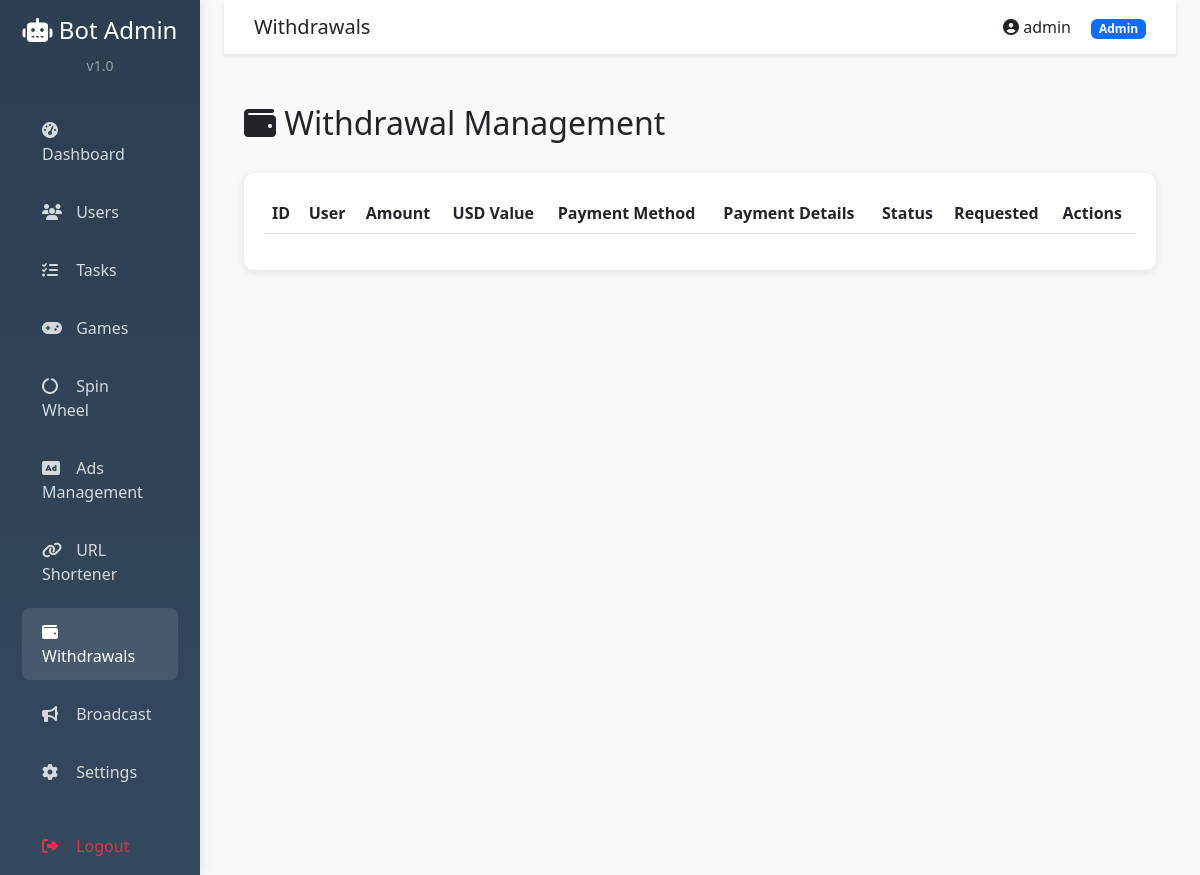
The app's page /admin/withdrawals.php (signed in), older data.
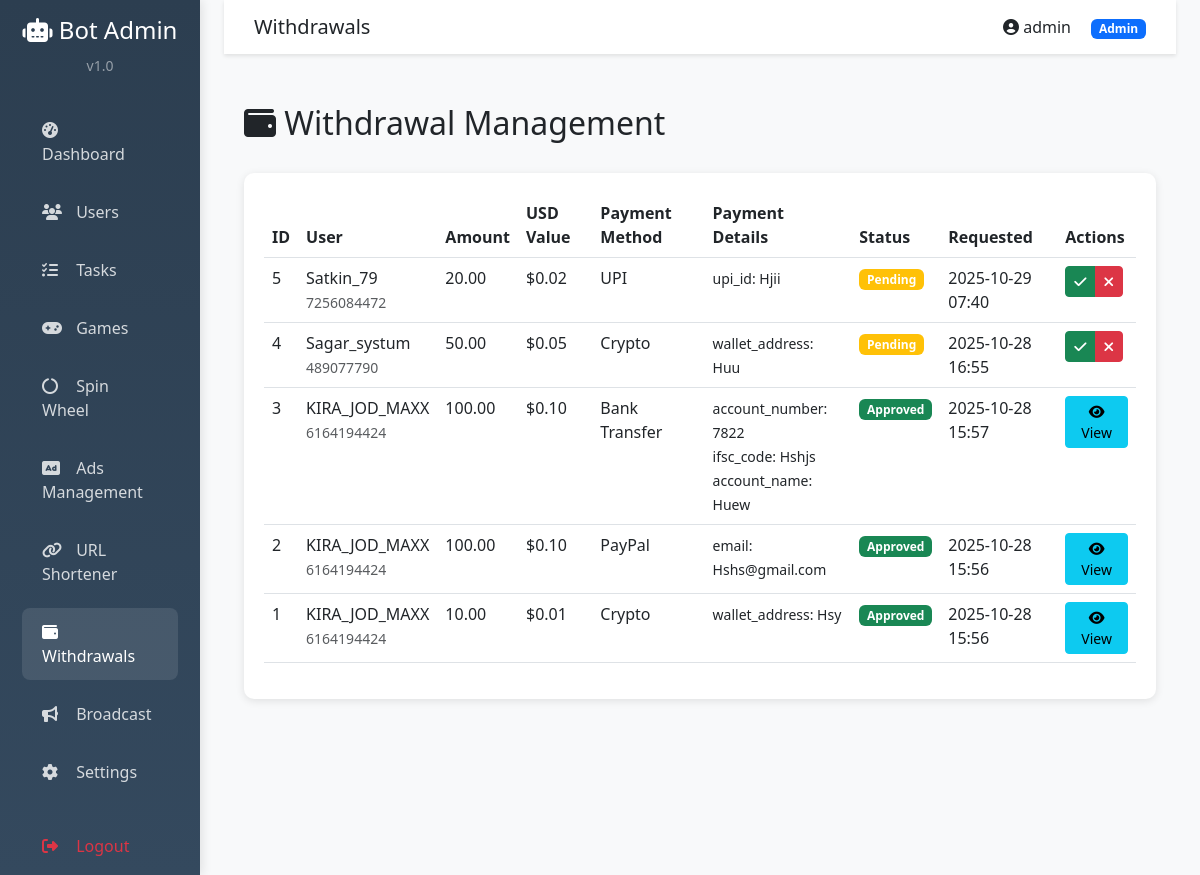
The same page, newer data.
### tables this page shows
CREATE TABLE `withdrawals` (
  `id` int(11) NOT NULL,
  `user_id` int(11) NOT NULL,
  `amount` decimal(20,2) NOT NULL,
  `payment_method` varchar(100) NOT NULL,
  `payment_details` text NOT NULL,
  `status` enum('pending','approved','rejected') DEFAULT 'pending',
  `admin_note` text DEFAULT NULL,
  `payment_proof` varchar(500) DEFAULT NULL,
  `transaction_id` varchar(255) DEFAULT NULL,
  `created_at` timestamp NULL DEFAULT current_timestamp(),
  `processed_at` timestamp NULL DEFAULT NULL
);

CREATE TABLE `users` (
  `id` int(11) NOT NULL,
  `telegram_id` bigint(20) NOT NULL,
  `username` varchar(255) DEFAULT NULL,
  `first_name` varchar(255) DEFAULT NULL,
  `last_name` varchar(255) DEFAULT NULL,
  `coins` decimal(20,2) DEFAULT 0.00,
  `energy` int(11) DEFAULT 100,
  `last_energy_update` timestamp NULL DEFAULT current_timestamp(),
  `referral_code` varchar(50) DEFAULT NULL,
  `referred_by` int(11) DEFAULT NULL,
  `is_banned` tinyint(1) DEFAULT 0,
  `created_at` timestamp NULL DEFAULT current_timestamp(),
  `last_active` timestamp NULL DEFAULT current_timestamp()
);

CREATE TABLE `settings` (
  `id` int(11) NOT NULL,
  `setting_key` varchar(100) NOT NULL,
  `setting_value` text DEFAULT NULL,
  `updated_at` timestamp NULL DEFAULT current_timestamp() ON UPDATE current_timestamp()
);

### config.php (called while the page is built, shortened)
<?php
class Database {
    private static $instance = null;
    private $conn;
    private function __construct() {
        try {
            $this->conn = new PDO(
                "mysql:host=" . DB_HOST . ";dbname=" . DB_NAME . ";charset=utf8mb4",
                DB_USER,
                DB_PASS,
                array(
                    PDO::ATTR_ERRMODE => PDO::ERRMODE_EXCEPTION,
                    PDO::ATTR_DEFAULT_FETCH_MODE => PDO::FETCH_ASSOC,
                    PDO::ATTR_EMULATE_PREPARES => false
                )
            );
        } catch(PDOException $e) {
            error_log("Database Connection Error: " . $e->getMessage());
            if (!isset($_SERVER['HTTP_ACCEPT']) || strpos($_SERVER['HTTP_ACCEPT'], 'application/json') === false) {
                http_response_code(500);
                echo '<!DOCTYPE html><html><head><meta charset="UTF-8"><title>Database Error</title></head><body style="font-family:Arial;padding:50px;text-align:center;"><h1>Service Unavailable</h1><p>Unable to connect to the database. Please try again later.</p></body></html>';
                exit;
            }
            die(json_encode(['success' => false, 'error' => 'Database connection failed']));
        }
    }
    public static function getInstance() {
        if (self::$instance === null) {
            self::$instance = new self();
        }
        return self::$instance;
    }
    public function getConnection() {
        return $this->conn;
    }
}
function getSetting($key, $default = null) {
    $db = Database::getInstance()->getConnection();
    $stmt = $db->prepare("SELECT setting_value FROM settings WHERE setting_key = ?");
    $stmt->execute([$key]);
    $result = $stmt->fetch();
    return $result ? $result['setting_value'] : $default;
}
?>

### admin/withdrawals.php (the view, shortened to what this page needs)
<?php
require_once '../config.php';
require_once 'header.php';
$db = Database::getInstance()->getConnection();
$stmt = $db->query("SELECT w.*, u.username, u.first_name, u.telegram_id
                    FROM withdrawals w
                    JOIN users u ON w.user_id = u.id
                    ORDER BY
                        CASE WHEN w.status = 'pending' THEN 0 ELSE 1 END,
                        w.created_at DESC");
$withdrawals = $stmt->fetchAll();
?>
<div class="page-header">
    <h2><i class="fas fa-wallet"></i> Withdrawal Management</h2>
</div>
<div class="stat-card">
    <div class="table-responsive">
        <table class="table table-hover data-table">
            <thead>
                <tr>
                    <th>ID</th>
                    <th>User</th>
                    <th>Amount</th>
                    <th>USD Value</th>
                    <th>Payment Method</th>
                    <th>Payment Details</th>
                    <th>Status</th>
                    <th>Requested</th>
                    <th>Actions</th>
                </tr>
            </thead>
            <tbody>
                <?php foreach ($withdrawals as $w):
                    $usdValue = $w['amount'] * (float)getSetting('coin_to_usd_rate', 0.001);
                    $details = json_decode($w['payment_details'], true);
                ?>
                <tr>
                    <td><?php echo $w['id']; ?></td>
                    <td>
                        <?php echo htmlspecialchars($w['username'] ?: $w['first_name']); ?><br>
                        <small class="text-muted"><?php echo $w['telegram_id']; ?></small>
                    </td>
                    <td><?php echo number_format($w['amount'], 2); ?></td>
                    <td>$<?php echo number_format($usdValue, 2); ?></td>
                    <td><?php echo $w['payment_method']; ?></td>
                    <td>
                        <small>
                            <?php
                            if (is_array($details)) {
                                foreach ($details as $key => $value) {
                                    echo htmlspecialchars($key) . ": " . htmlspecialchars($value) . "<br>";
                                }
                            } else {
                                echo htmlspecialchars($w['payment_details']);
                            }
                            ?>
                        </small>
                    </td>
                    <td>
                        <?php
                        $badgeClass = $w['status'] === 'pending' ? 'warning' : ($w['status'] === 'approved' ? 'success' : 'danger');
                        echo "<span class='badge bg-{$badgeClass}'>" . ucfirst($w['status']) . "</span>";
                        ?>
                    </td>
                    <td><?php echo date('Y-m-d H:i', strtotime($w['created_at'])); ?></td>
                    <td>
                        <?php if ($w['status'] === 'pending'): ?>
                            <div class="btn-group">
                                <button class="btn btn-sm btn-success" onclick="approveWithdrawal(<?php echo $w['id']; ?>)">
                                    <i class="fas fa-check"></i>
                                </button>
                                <button class="btn btn-sm btn-danger" onclick="rejectWithdrawal(<?php echo $w['id']; ?>)">
                                    <i class="fas fa-times"></i>
                                </button>
                            </div>
                        <?php elseif ($w['status'] === 'approved'): ?>
                            <button class="btn btn-sm btn-info" onclick="viewProof(<?php echo $w['id']; ?>, '<?php echo htmlspecialchars($w['payment_proof'] ?? ''); ?>', '<?php echo htmlspecialchars($w['transaction_id'] ?? ''); ?>')">
                                <i class="fas fa-eye"></i> View
                            </button>
                        <?php else: ?>
                            <small class="text-muted"><?php echo htmlspecialchars($w['admin_note']); ?></small>
                        <?php endif; ?>
                    </td>
                </tr>
                <?php endforeach; ?>
            </tbody>
        </table>
    </div>
</div>
<?php require_once 'footer.php'; ?>

### admin/header.php (shortened to what this page needs)
<?php
$currentPage = basename($_SERVER['PHP_SELF'], '.php');
?>
<!DOCTYPE html>
<html lang="en">
<head>
    <link href="https://cdn.jsdelivr.net/npm/bootstrap@5.3.0/dist/css/bootstrap.min.css" rel="stylesheet">
    <link href="https://cdnjs.cloudflare.com/ajax/libs/font-awesome/6.4.0/css/all.min.css" rel="stylesheet">
    <link href="https://cdn.datatables.net/1.13.4/css/dataTables.bootstrap5.min.css" rel="stylesheet">
</head>
<body>
    <div class="container-fluid">
        <div class="row">
            <nav class="col-md-2 d-md-block sidebar">
                <div class="position-sticky pt-3">
                    <div class="text-center mb-4">
                        <h4 class="text-white"><i class="fas fa-robot"></i> Bot Admin</h4>
                        <small class="text-white-50">v1.0</small>
                    </div>
                    <ul class="nav flex-column">
                        <li class="nav-item">
                            <a class="nav-link <?php echo $currentPage === 'index' ? 'active' : ''; ?>" href="index.php">
                                <i class="fas fa-tachometer-alt"></i> Dashboard
                            </a>
                        </li>
                        <li class="nav-item">
                            <a class="nav-link <?php echo $currentPage === 'users' ? 'active' : ''; ?>" href="users.php">
                                <i class="fas fa-users"></i> Users
                            </a>
                        </li>
                        <li class="nav-item">
                            <a class="nav-link <?php echo $currentPage === 'tasks' ? 'active' : ''; ?>" href="tasks.php">
                                <i class="fas fa-tasks"></i> Tasks
                            </a>
                        </li>
                        <li class="nav-item">
                            <a class="nav-link <?php echo $currentPage === 'games' ? 'active' : ''; ?>" href="games.php">
                                <i class="fas fa-gamepad"></i> Games
                            </a>
                        </li>
                        <li class="nav-item">
                            <a class="nav-link <?php echo $currentPage === 'spin' ? 'active' : ''; ?>" href="spin.php">
                                <i class="fas fa-circle-notch"></i> Spin Wheel
                            </a>
                        </li>
                        <li class="nav-item">
                            <a class="nav-link <?php echo $currentPage === 'ads' ? 'active' : ''; ?>" href="ads.php">
                                <i class="fas fa-ad"></i> Ads Management
                            </a>
                        </li>
                        <li class="nav-item">
                            <a class="nav-link <?php echo $currentPage === 'shortener' ? 'active' : ''; ?>" href="shortener.php">
                                <i class="fas fa-link"></i> URL Shortener
                            </a>
                        </li>
                        <li class="nav-item">
                            <a class="nav-link <?php echo $currentPage === 'withdrawals' ? 'active' : ''; ?>" href="withdrawals.php">
                                <i class="fas fa-wallet"></i> Withdrawals
                            </a>
                        </li>
                        <li class="nav-item">
                            <a class="nav-link <?php echo $currentPage === 'broadcast' ? 'active' : ''; ?>" href="broadcast.php">
                                <i class="fas fa-bullhorn"></i> Broadcast
                            </a>
                        </li>
                        <li class="nav-item">
                            <a class="nav-link <?php echo $currentPage === 'settings' ? 'active' : ''; ?>" href="settings.php">
                                <i class="fas fa-cog"></i> Settings
                            </a>
                        </li>
                        <li class="nav-item mt-3">
                            <a class="nav-link text-danger" href="logout.php">
                                <i class="fas fa-sign-out-alt"></i> Logout
                            </a>
                        </li>
                    </ul>
                </div>
            </nav>
            <main class="col-md-10 ms-sm-auto px-md-4">
                <div class="top-bar d-flex justify-content-between align-items-center">
                    <div>
                        <h5 class="mb-0"><?php echo ucfirst($currentPage); ?></h5>
                    </div>
                    <div>
                        <span class="me-3"><i class="fas fa-user-circle"></i> <?php echo $_SESSION['admin_username']; ?></span>
                        <span class="badge bg-primary"><?php echo ucfirst($_SESSION['admin_role']); ?></span>
                    </div>
                </div>
                <div class="content-wrapper">

### admin/footer.php (shortened to what this page needs)
                </div>
            </main>
        </div>
    </div>
</body>
</html>

### admin/header.php (style rules this page uses)
:root { --primary-gradient: linear-gradient(135deg, #667eea 0%, #764ba2 100%); }
body { background-color: #f8f9fa; }
.sidebar { min-height: 100vh; background: linear-gradient(180deg, #2c3e50 0%, #34495e 100%); box-shadow: 2px 0 10px rgba(0,0,0,0.1); }
.sidebar .nav-link { color: rgba(255,255,255,0.8); padding: 12px 20px; margin: 5px 10px; border-radius: 8px; transition: all 0.3s; }
.sidebar .nav-link:hover, .sidebar .nav-link.active { background: rgba(255,255,255,0.1); color: white; }
.sidebar .nav-link i { width: 20px; margin-right: 10px; }
.top-bar { background: white; box-shadow: 0 2px 4px rgba(0,0,0,0.1); padding: 15px 30px; margin-bottom: 30px; }
.stat-card { background: white; border-radius: 10px; padding: 20px; box-shadow: 0 2px 8px rgba(0,0,0,0.1); margin-bottom: 20px; transition: transform 0.3s; }
.content-wrapper { padding: 20px; }
.page-header { margin-bottom: 30px; }

Row changes from the older to the newer data that the page shows:
added withdrawals: id "5", user.username "Satkin_79", user.telegram_id "7256084472", amount "20.00", amount.setting_value "0.02", payment_method "UPI", key "upi_id", payment_details "Hjii", status "Pending", created_at "2025-10-29 07:40"
added withdrawals: id "4", user.username "Sagar_systum", user.telegram_id "489077790", amount "50.00", amount.setting_value "0.05", payment_method "Crypto", key "wallet_address", payment_details "Huu", status "Pending", created_at "2025-10-28 16:55"
added withdrawals: id "3", user.username "KIRA_JOD_MAXX", user.telegram_id "6164194424", amount "100.00", amount.setting_value "0.10", payment_method "Bank Transfer", key "account_number", payment_details "7822", key "ifsc_code", payment_details "Hshjs", key "account_name", payment_details "Huew", status "Approved", created_at "2025-10-28 15:57", shown under "Withdrawal Management"
added withdrawals: id "2", user.username "KIRA_JOD_MAXX", user.telegram_id "6164194424", amount "100.00", amount.setting_value "0.10", payment_method "PayPal", key "email", payment_details "Hshs@gmail.com", status "Approved", created_at "2025-10-28 15:56"
added withdrawals: id "1", user.username "KIRA_JOD_MAXX", user.telegram_id "6164194424", amount "10.00", amount.setting_value "0.01", payment_method "Crypto", key "wallet_address", payment_details "Hsy", status "Approved", created_at "2025-10-28 15:56"
